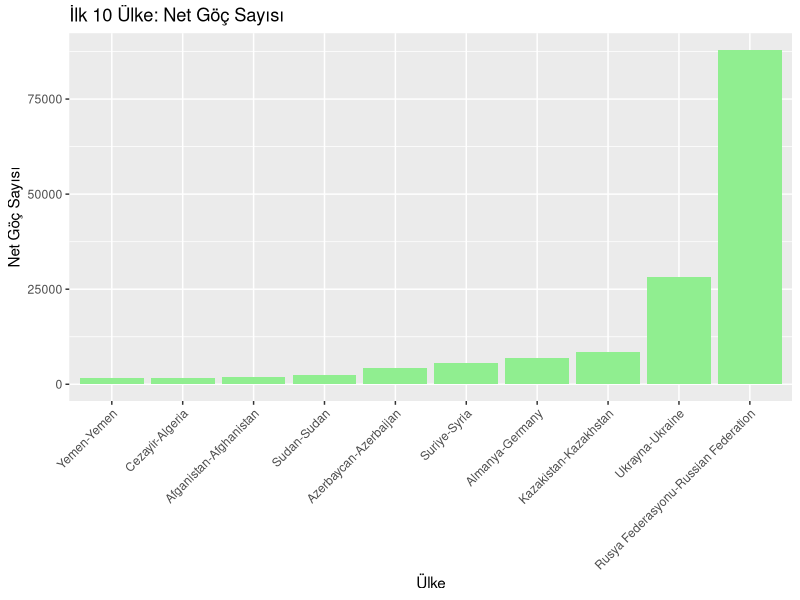

This figure's R source:
## ---- chunk 1
library(readxl)
yas <- read_xls("yas.xls")
getwd()
satir_sayisi <- nrow(yas)
sutun_sayisi <- ncol(yas)
sutun_isimleri <- colnames(yas)

print(paste("Yabancı Uyruklu Nüfus Verilerinin Satır Sayısı:", satir_sayisi))
print(paste("Yabancı Uyruklu Nüfus Verilerinin Sütun Sayısı:", sutun_sayisi))
print("Sütun İsimleri:")
print(sutun_isimleri)
## ---- chunk 2
library(readxl)
vatandaslik <- read_xls("vatandaslik.xls")
getwd()
satir_sayisi <- nrow(vatandaslik)
sutun_sayisi <- ncol(vatandaslik)
sutun_isimleri <- colnames(vatandaslik)

print(paste("Vatandaşlık Ülkesine Göre Verilerinin Satır Sayısı:", satir_sayisi))
print(paste("Vatandaşlık Ülkesine Göre Verilerinin Sütun Sayısı:", sutun_sayisi))
print("Sütun İsimleri:")
print(sutun_isimleri)

## ---- chunk 3
library(readxl)
il <- read_xls("il.xls")
getwd()
satir_sayisi <- nrow(il)
sutun_sayisi <- ncol(il)
sutun_isimleri <- colnames(il)
illeregore_net_goc <- "net"
illeregore_net_goc_toplami <- sum(il[[illeregore_net_goc]], na.rm = TRUE )

print(paste("İllere Göre Göç Verilerinin Satır Sayısı:", satir_sayisi))
print(paste("İllere Göre Göç Verilerinin Sütun Sayısı:", sutun_sayisi))
print("Sütun İsimleri:")
print(sutun_isimleri)
print(paste("İllere Göre Göç Verilerinin Net Göç Toplamı:", illeregore_net_goc_toplami))

## ---- chunk 4
library(readxl)
yabanci_nufus <- read_xls("yabanci_nufus.xls")
getwd()
satir_sayisi <- nrow(yabanci_nufus)
sutun_sayisi <- ncol(yabanci_nufus)
sutun_isimleri <- colnames(yabanci_nufus)
yabanci <- "yabanci_uyruklu_nufus"
yabanci_toplami <- sum(yabanci_nufus[[yabanci]], na.rm = TRUE )

print(paste("Yabancı Uyruklu Nüfus Verilerinin Satır Sayısı:", satir_sayisi))
print(paste("Yabancı Uyruklu Nüfus Verilerinin Sütun Sayısı:", sutun_sayisi))
print("Sütun İsimleri:")
print(sutun_isimleri)
print(paste("Yabancı Uyruklu Nüfus Toplamı:", yabanci_toplami))
## ---- chunk 5

top_10_net_goc <- vatandaslik[order(vatandaslik$net, decreasing = TRUE), ]
top_10_net_goc <- top_10_net_goc[1:10, c("vatandaslik_ulkesi", "net")]
print(top_10_net_goc)

## ---- chunk 6
library(ggplot2)
library(readxl)
vatandaslik <- read_xls("vatandaslik.xls")
getwd()

top_10_net_goc <- vatandaslik[order(vatandaslik$net, decreasing = TRUE), ][1:10, ]

ggplot(top_10_net_goc, aes(x = reorder(vatandaslik_ulkesi, net), y = net)) +
  geom_bar(stat = "identity", fill = "lightgreen") +
  ggtitle("İlk 10 Ülke: Net Göç Sayısı") +
  xlab("Ülke") +
  ylab("Net Göç Sayısı") +
  theme(axis.text.x = element_text(angle = 45, hjust = 1))

